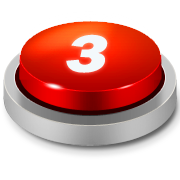
#> input picture src/3-2.png, 180 x 180 px; its folder holds only this picture in this run
$ python compress_jpg.py   (older library calls are emulated)
#> lines starting #> are read from the running program, lines starting #| are printed output that depends on the picture
#!/usr/bin/env python

from PIL import Image
import os

def make_thumb(path, sizes=(75, 32, 16)):
    """
    缩略图生成程序 Zoe
    sizes 参数传递要生成的尺寸，可以生成多种尺寸
    """
#> called with path = './src/3-2.png', sizes = (75, 32, 16)
    base, ext = os.path.splitext(path)
    try:
        im = Image.open(path)
#> im is the input picture: PIL image 180x180 RGBA; mean R, G, B, A 192.4, 136, 130.1, 146.9
    except IOError:
        return

    # [12 lines of commented-out code are left out]

    width, height = im.size
#> width = 180; height = 180
    if width == height:
        region = im
    else:
        if width > height:
            delta = (width - height) / 2
            box = (delta, 0, delta + height, height)
        else:
            delta = (height - width) / 2
            box = (0, delta, width, delta + width)
        region = im.crop(box)

    tail = path.split('.')[-1]
    for size in sizes:
        filename = base + "_" + "%sx%s" % (str(size), str(size)) + "." + tail
        thumb = region.resize((size, size), Image.ANTIALIAS)
        thumb.save(filename, quality=100)  # 默认保存质量是 75, 不太清楚。可选值(0~100)
#> this loop made 3 passes
#> pass 1, in make_thumb, `thumb = region.resize((size, size), Image.ANTIALIAS)`:
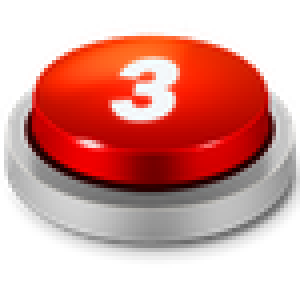
#> thumb: PIL image 75x75 RGBA (shown 4 times larger); mean R, G, B, A 154.8, 98.3, 92.4, 146.6; transparent parts drawn white
#> pass 2, in make_thumb, `thumb = region.resize((size, size), Image.ANTIALIAS)`:
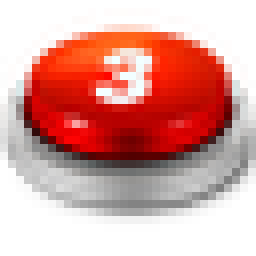
#> thumb: PIL image 32x32 RGBA (shown 8 times larger); mean R, G, B, A 158.1, 100.6, 94.6, 146.4; transparent parts drawn white
#> pass 3, in make_thumb, `thumb = region.resize((size, size), Image.ANTIALIAS)`:
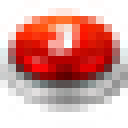
#> thumb: PIL image 16x16 RGBA (shown 8 times larger); mean R, G, B, A 162.8, 103.9, 97.6, 146.4; transparent parts drawn white


def compressJpg(srcPath):
    for filename in os.listdir(srcPath):
        srcFile = os.path.join(srcPath, filename)

        if os.path.isfile(srcFile):
            make_thumb(srcFile)

        # 文件夹递归
        if os.path.isdir(srcFile):
            compressJpg(srcFile)

if __name__ == '__main__':
    compressJpg("./src")

$ run again, on src/3.png
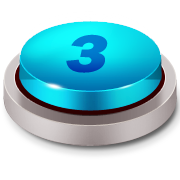
#> input picture src/3.png, 180 x 180 px
#> in make_thumb, im is the input picture: PIL image 180x180 RGBA; mean R, G, B, A 127.3, 180.5, 190.5, 146.9
#> the loop in make_thumb, `for size in sizes:` made 3 passes
#> pass 1, in make_thumb, `thumb = region.resize((size, size), Image.ANTIALIAS)`:
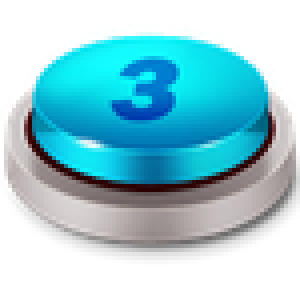
#> thumb: PIL image 75x75 RGBA (shown 4 times larger); mean R, G, B, A 89.5, 143.1, 153.1, 146.6; transparent parts drawn white
#> pass 3, in make_thumb, `thumb = region.resize((size, size), Image.ANTIALIAS)`:
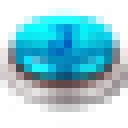
#> thumb: PIL image 16x16 RGBA (shown 8 times larger); mean R, G, B, A 94.9, 150.5, 160.6, 146.4; transparent parts drawn white
